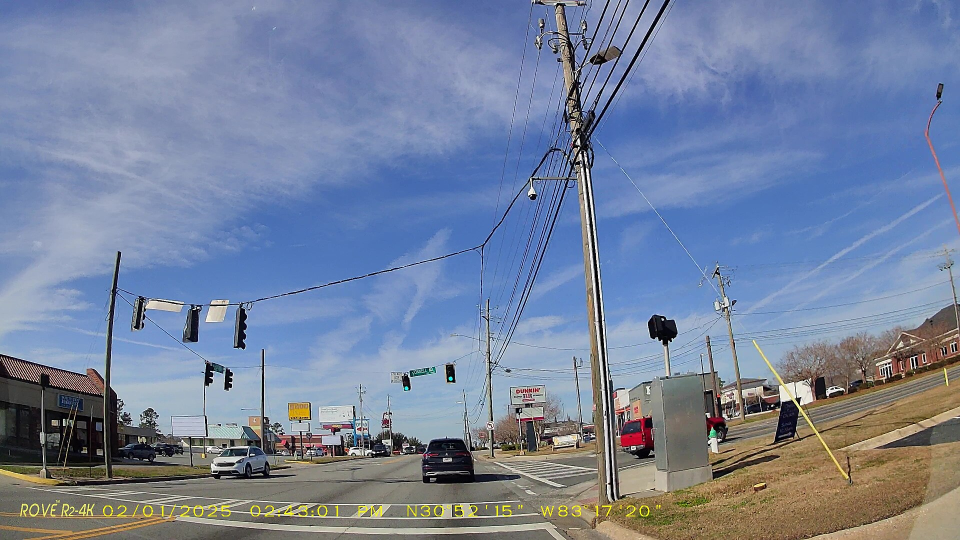
#> input picture datos_compartidos/calle_ashley.jpg, 1920 x 1080 px (shown at 1/2 size)
$ python experimentos.py
#> lines starting #> are read from the running program, lines starting #| are printed output that depends on the picture
### herramientas/puntos.py
"""Evaluación de detectores y descriptores de puntos clave con una transformación conocida.

Como no se dispone de pares de fotos reales con verdad de terreno, se generan vistas sintéticas de una foto real:
una rotación pura de la cámara (yaw, pitch, roll) equivale a una homografía H = K·R·K⁻¹ (sin paralaje), y se añaden
cambios fotométricos (brillo, gamma, ruido). Como H es exacta, se puede medir la repetibilidad del detector y la
corrección de cada correspondencia.
"""
import time

import cv2
import numpy as np


def matriz_K(ancho, alto, foco):
    return np.array([[foco, 0, ancho / 2], [0, foco, alto / 2], [0, 0, 1]], np.float64)


def rotacion(yaw=0.0, pitch=0.0, roll=0.0):
    y, p, r = np.radians([yaw, pitch, roll])
    Ry = np.array([[np.cos(y), 0, np.sin(y)], [0, 1, 0], [-np.sin(y), 0, np.cos(y)]])
    Rx = np.array([[1, 0, 0], [0, np.cos(p), -np.sin(p)], [0, np.sin(p), np.cos(p)]])
    Rz = np.array([[np.cos(r), -np.sin(r), 0], [np.sin(r), np.cos(r), 0], [0, 0, 1]])
    return Rz @ Ry @ Rx


def homografia_rotacion(ancho, alto, foco, yaw=0.0, pitch=0.0, roll=0.0, escala=1.0):
    K = matriz_K(ancho, alto, foco)
    S = np.diag([escala, escala, 1.0])
    S[0, 2] = (1 - escala) * ancho / 2
    S[1, 2] = (1 - escala) * alto / 2
    return S @ K @ rotacion(yaw, pitch, roll) @ np.linalg.inv(K)

# [19 lines left out: function homografia_plano, not called in this run]


def vista(img, H, tam=None, brillo=1.0, offset=0.0, gamma=1.0, ruido=0.0, desenfoque=0.0, semilla=0):
    """Aplica la homografía H y luego cambios fotométricos: g = clip(brillo·f^gamma·255 + offset) + ruido."""
    h, w = img.shape[:2]
    tam = tam or (w, h)
    out = cv2.warpPerspective(img, H, tam, flags=cv2.INTER_LINEAR, borderMode=cv2.BORDER_CONSTANT)
    f = out.astype(np.float32) / 255.0
    f = np.clip(brillo * (f ** gamma) * 255.0 + offset, 0, 255)
    if desenfoque > 0:
        f = cv2.GaussianBlur(f, (0, 0), desenfoque)
    if ruido > 0:
        f = f + np.random.default_rng(semilla).normal(0, ruido, f.shape)
    return np.clip(f, 0, 255).astype(np.uint8)


# ---------------------------------------------------------------- detectores y descriptores
def gris(img):
    return img if img.ndim == 2 else cv2.cvtColor(img, cv2.COLOR_BGR2GRAY)


def detectar_harris(g, n=1500, bloque=3, apertura=3, k=0.04, distancia=6):
    """Esquinas de Harris con supresión de no máximos; devuelve KeyPoints (size=1) ordenados por respuesta."""
    R = cv2.cornerHarris(np.float32(g), bloque, apertura, k)
    dil = cv2.dilate(R, np.ones((2 * distancia + 1, 2 * distancia + 1), np.uint8))
    ys, xs = np.nonzero((R == dil) & (R > 0.01 * R.max()))
    orden = np.argsort(-R[ys, xs])[:n]
    return [cv2.KeyPoint(float(xs[i]), float(ys[i]), 16, -1, float(R[ys[i], xs[i]])) for i in orden]


def descriptor_parche(g, kps, lado=17):
    """Descriptor de parche normalizado (media 0, norma 1): el emparejamiento «con Harris por sí solo»."""
    r = lado // 2
    gp = np.pad(g.astype(np.float32), r, mode="reflect")
    keep, desc = [], []
    for kp in kps:
        x, y = int(round(kp.pt[0])), int(round(kp.pt[1]))
        p = gp[y:y + lado, x:x + lado].ravel()
        p = p - p.mean()
        n = np.linalg.norm(p)
        if n > 1e-3:
            keep.append(kp); desc.append(p / n)
    return keep, (np.array(desc, np.float32) if desc else np.zeros((0, lado * lado), np.float32))


def detectar(g, metodo, n=1500):
    """Devuelve (keypoints, descriptores, norma) para 'harris', 'orb' o 'sift'."""
    if metodo == "harris":
        kps, d = descriptor_parche(g, detectar_harris(g, n))
        return kps, d, cv2.NORM_L2
    if metodo == "orb":
        kps, d = cv2.ORB_create(nfeatures=n).detectAndCompute(g, None)
        return kps, d, cv2.NORM_HAMMING
    if metodo == "sift":
        kps, d = cv2.SIFT_create(nfeatures=n).detectAndCompute(g, None)
        return kps, d, cv2.NORM_L2
    raise ValueError(metodo)


def emparejar(d1, d2, norma, ratio=0.8):
    """Correspondencias con prueba de razón de Lowe."""
    if d1 is None or d2 is None or len(d1) < 2 or len(d2) < 2:
        return []
    m = cv2.BFMatcher(norma).knnMatch(d1, d2, k=2)
    return [a for a, b in (x for x in m if len(x) == 2) if a.distance < ratio * b.distance]


def proyectar(pts, H):
    p = np.hstack([np.asarray(pts, np.float64).reshape(-1, 2), np.ones((len(pts), 1))]) @ H.T
    return p[:, :2] / p[:, 2:3]


def repetibilidad(kps1, kps2, H, forma2, tol=3.0):
    """Fracción de puntos de la imagen 1 que, proyectados con la verdad H, caen dentro de la imagen 2 y a ≤ tol px de un punto detectado allí."""
    if not kps1 or not kps2:
        return 0.0, 0
    p1 = proyectar([k.pt for k in kps1], H)
    h, w = forma2[:2]
    dentro = (p1[:, 0] >= 0) & (p1[:, 0] < w) & (p1[:, 1] >= 0) & (p1[:, 1] < h)
    if not dentro.any():
        return 0.0, 0
    p2 = np.array([k.pt for k in kps2])
    d = np.linalg.norm(p1[dentro][:, None, :] - p2[None, :, :], axis=2).min(axis=1)
    return float((d <= tol).mean()), int(dentro.sum())


def evaluar(img1, img2, H, metodo, n=1500, ratio=0.8, tol=3.0):
    """Detecta, describe, empareja y compara con la verdad H. Devuelve un diccionario de métricas."""
    g1, g2 = gris(img1), gris(img2)
    t0 = time.perf_counter()
    k1, d1, norma = detectar(g1, metodo, n)
    k2, d2, _ = detectar(g2, metodo, n)
    t_det = time.perf_counter() - t0
    t0 = time.perf_counter()
    m = emparejar(d1, d2, norma, ratio)
    t_emp = time.perf_counter() - t0
    rep, visibles = repetibilidad(k1, k2, H, g2.shape, tol)
    out = {"metodo": metodo, "kp1": len(k1), "kp2": len(k2), "repetibilidad": rep, "matches": len(m), "correctos": 0, "precision": 0.0,
           "inliers_ransac": 0, "error_H_px": float("nan"), "t_deteccion_ms": t_det * 1000, "t_matching_ms": t_emp * 1000}
    if m:
        p1 = np.float32([k1[a.queryIdx].pt for a in m]); p2 = np.float32([k2[a.trainIdx].pt for a in m])
        err = np.linalg.norm(proyectar(p1, H) - p2, axis=1)
        out["correctos"] = int((err <= tol).sum()); out["precision"] = float((err <= tol).mean())
        if len(m) >= 4:
            Hest, mask = cv2.findHomography(p1, p2, cv2.RANSAC, tol)
            if Hest is not None:
                out["inliers_ransac"] = int(mask.sum())
                h, w = g1.shape
                esq = np.array([[0, 0], [w, 0], [w, h], [0, h]], np.float64)
                out["error_H_px"] = float(np.linalg.norm(proyectar(esq, Hest) - proyectar(esq, H), axis=1).mean())
    return out, (k1, k2, m)


def dibujar_matches(img1, k1, img2, k2, matches, H=None, tol=3.0, max_n=80):
    """Verde = correspondencia correcta según la verdad H; rojo = errónea."""
    h1, w1 = img1.shape[:2]; h2, w2 = img2.shape[:2]
    lienzo = np.zeros((max(h1, h2), w1 + w2, 3), np.uint8)
    lienzo[:h1, :w1] = img1 if img1.ndim == 3 else cv2.cvtColor(img1, cv2.COLOR_GRAY2BGR)
    lienzo[:h2, w1:] = img2 if img2.ndim == 3 else cv2.cvtColor(img2, cv2.COLOR_GRAY2BGR)
    ms = sorted(matches, key=lambda m: m.distance)[:max_n]
    for m in ms:
        p1 = np.array(k1[m.queryIdx].pt); p2 = np.array(k2[m.trainIdx].pt)
        ok = True if H is None else np.linalg.norm(proyectar([p1], H)[0] - p2) <= tol
        col = (60, 220, 60) if ok else (60, 60, 240)
        cv2.line(lienzo, tuple(int(v) for v in p1), (int(p2[0] + w1), int(p2[1])), col, 1, cv2.LINE_AA)
        cv2.circle(lienzo, tuple(int(v) for v in p1), 3, col, -1); cv2.circle(lienzo, (int(p2[0] + w1), int(p2[1])), 3, col, -1)
    return lienzo

### actividades/13-relaciona-street-view-keypoints/experimentos.py
"""Keypoints y matching entre dos vistas consecutivas de una calle (idea de Google Street View).

Google Street View no se usa (sus imágenes tienen derechos y condiciones que no permiten descargarlas ni procesarlas de forma automática):
se emplea una fotografía de calle CC0 y una segunda vista con un ligero cambio de perspectiva de verdad conocida.
    python experimentos.py -> figuras/, resultados.json, datos/
"""
import json
import sys
from pathlib import Path

import cv2
import matplotlib

matplotlib.use("Agg")
import matplotlib.pyplot as plt
import numpy as np

AQUI = Path(__file__).resolve().parent
RAIZ = AQUI.parent.parent
sys.path.insert(0, str(RAIZ))
try:
    from herramientas import puntos as P  # noqa: E402
except ImportError:            # dentro del zip de entrega, puntos.py está junto al script
    import puntos as P

FIG, DAT = AQUI / "figuras", AQUI / "datos"
FIG.mkdir(exist_ok=True); DAT.mkdir(exist_ok=True)
plt.rcParams.update({"font.size": 9, "axes.titlesize": 9.5})
METODOS = ["harris", "orb", "sift"]
NOMBRE = {"harris": "Harris + parche", "orb": "ORB", "sift": "SIFT"}
RES = {}


def main():
    esc = cv2.resize(cv2.imread(str(RAIZ / "datos_compartidos" / "calle_ashley.jpg")), (1280, 720), interpolation=cv2.INTER_AREA)
    esc = esc[:660]          # se descarta la franja inferior: fecha y ubicación impresas por la dashcam (no forman parte de la escena)
#> esc: shape (660, 1280, 3)
    h, w = esc.shape[:2]
    FOCO = 900
    H = P.homografia_rotacion(w, h, FOCO, yaw=7, pitch=-2, roll=1.5)
    v2 = P.vista(esc, H, brillo=0.95, ruido=2)
    cv2.imwrite(str(DAT / "vista_1.jpg"), esc, [cv2.IMWRITE_JPEG_QUALITY, 95]); cv2.imwrite(str(DAT / "vista_2.jpg"), v2, [cv2.IMWRITE_JPEG_QUALITY, 95])

    # ---- fig1: las dos vistas
    fig, ax = plt.subplots(1, 2, figsize=(15, 4.6))
    ax[0].imshow(cv2.cvtColor(esc, cv2.COLOR_BGR2RGB)); ax[0].set_title("Vista 1 (foto: M. Rivera, CC0)")
    ax[1].imshow(cv2.cvtColor(v2, cv2.COLOR_BGR2RGB)); ax[1].set_title("Vista 2: giro de la cámara de 7° (yaw), −2° (pitch) y 1.5° (roll)")
    for a in ax: a.axis("off")
    fig.tight_layout(); fig.savefig(FIG / "fig1_vistas.png", dpi=140); plt.close(fig)

    # ---- evaluación de los tres métodos
    salidas = {}
    for m in METODOS:
        r, (k1, k2, ms) = P.evaluar(esc, v2, H, m, n=2000, ratio=0.8)
        salidas[m] = (r, k1, k2, ms)
        RES[m] = {k: (round(v, 3) if isinstance(v, float) else v) for k, v in r.items()}
#> this loop made 3 passes
#> (norma in evaluar, rep in evaluar, visibles in evaluar, ms) on passes 2 to 3: (6, 0.783, 1911, 902 matches), (4, 0.738, 1326, 841 matches)
#> pass 1, in detectar_harris, `R = cv2.cornerHarris(np.float32(g), bloque, apertura, k)`:
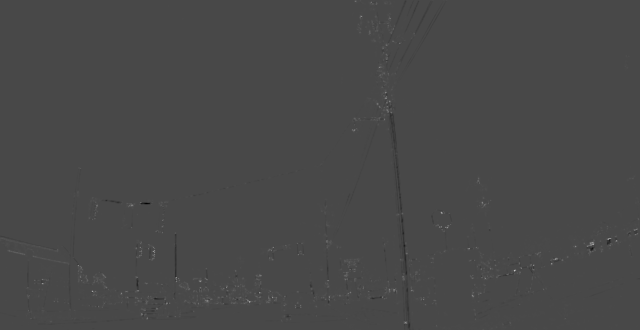
#> R: shape (660, 1280) float32 (shown at 1/2 size); min -114900200, max 286887904, mean 70211.4; drawn with min black and max white
#> pass 1, in detectar_harris, `dil = cv2.dilate(R, np.ones((2 * distancia + 1, 2 * distancia + 1), np..`:
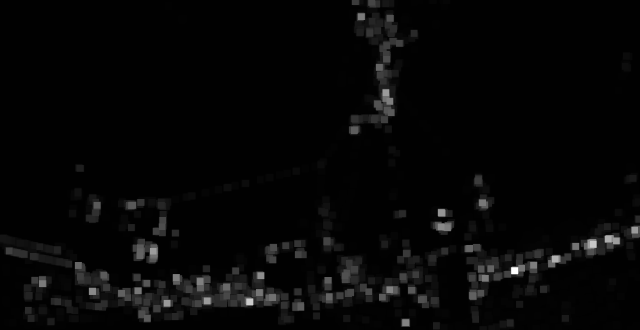
#> dil: shape (660, 1280) float32 (shown at 1/2 size); min -2148356.5, max 286887904, mean 6201313.5; drawn with min black and max white
#> after the loop, RES = 3 items; salidas = 3 items

    # ---- fig2: keypoints y mapa de dónde caen (SIFT) + calidad por región
    k1 = salidas["sift"][1]
    ms = salidas["sift"][3]
    filas, cols = 4, 6
    dens = np.zeros((filas, cols)); ok = np.zeros((filas, cols)); mal = np.zeros((filas, cols))
    for k in k1:
        dens[min(int(k.pt[1] / h * filas), filas - 1), min(int(k.pt[0] / w * cols), cols - 1)] += 1
#> this loop made 1750 passes
#> k on passes 1 to 3: keypoint at (3.5, 474.4), size 2.5, keypoint at (7.4, 475.2), size 2.4, keypoint at (8.2, 484.5), size 6.4
#> after the loop, dens = [[0, 0, 0, 118, 3, 6], [2, 1, 0, 88, 0, 1], [53, 40, 9, 55, 52, 111], [188, 187, 167, 191, 260, 218]]
    k2 = salidas["sift"][2]
    for mt in ms:
        p1 = np.array(k1[mt.queryIdx].pt); p2 = np.array(k2[mt.trainIdx].pt)
        bien = np.linalg.norm(P.proyectar([p1], H)[0] - p2) <= 3.0
        (ok if bien else mal)[min(int(p1[1] / h * filas), filas - 1), min(int(p1[0] / w * cols), cols - 1)] += 1
#> this loop made 841 passes
#> (p1, p2, p in proyectar, bien) on passes 1 to 3: ([11.48, 506.4], [154, 511.3], [[164.7, 547.3, 1.07]], True), ([12.06, 537.6], [152.8, 540.7], [[163.5, 578.1, 1.07]], True), ([17.91, 546.5], [157.6, 549.5], [[168.3, 586.8, 1.07]], True)
    RES["regiones_sift"] = {"filas": filas, "cols": cols, "keypoints": dens.astype(int).tolist(), "correctos": ok.astype(int).tolist(), "erroneos": mal.astype(int).tolist()}

    fig, ax = plt.subplots(1, 3, figsize=(17, 4.6))
    vis = esc.copy()
    for k in k1[:800]: cv2.circle(vis, (int(k.pt[0]), int(k.pt[1])), 3, (0, 220, 255), -1)
#> this loop made 800 passes
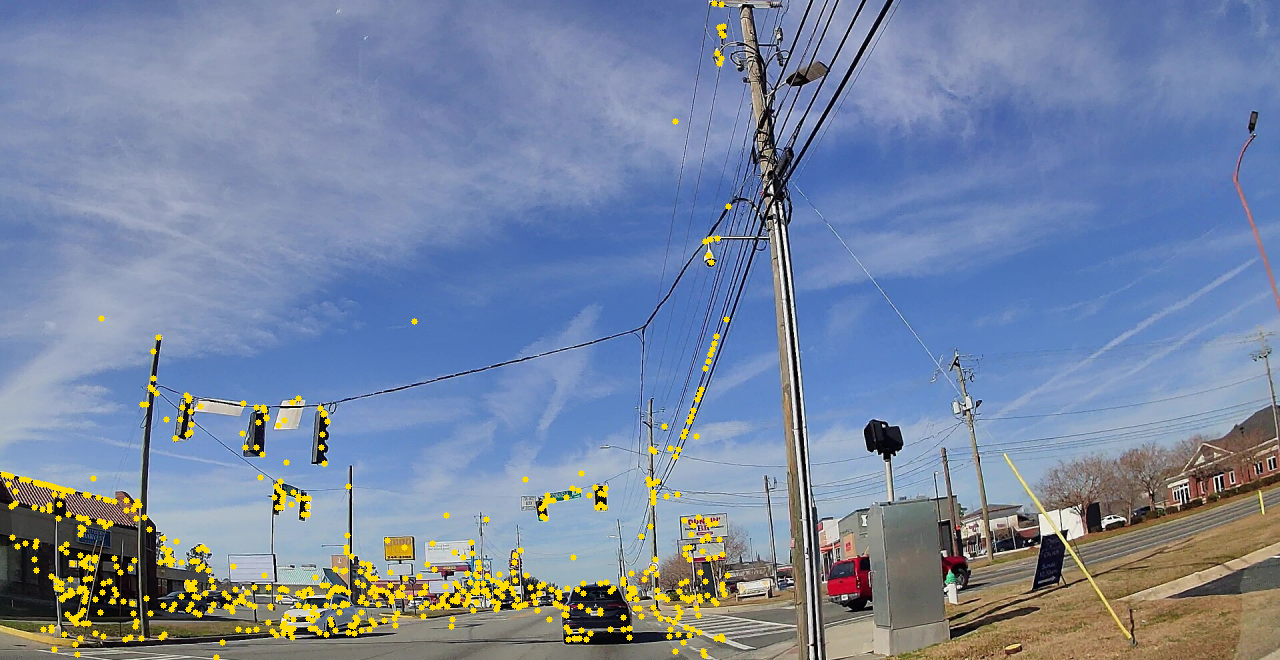
#> vis: shape (660, 1280, 3); mean B, G, R 160.8, 134.4, 119.4
    ax[0].imshow(cv2.cvtColor(vis, cv2.COLOR_BGR2RGB)); ax[0].set_title(f"{len(k1)} keypoints SIFT (se dibujan 800)")
    for a, mat, t, cm in ((ax[1], dens, "Keypoints SIFT por región", "viridis"), (ax[2], mal, "Correspondencias erróneas por región (SIFT)", "Reds")):
        a.imshow(cv2.cvtColor(esc, cv2.COLOR_BGR2RGB), alpha=0.35)
        im = a.imshow(mat, cmap=cm, alpha=0.65, extent=(0, w, h, 0), aspect="auto")
        for i in range(filas):
            for j in range(cols): a.text((j + .5) * w / cols, (i + .5) * h / filas, int(mat[i, j]), ha="center", va="center", color="white" if cm == "viridis" else "black", fontsize=8)
        a.set_title(t)
#> this loop made 2 passes
#> (t, cm) on pass 1: ('Keypoints SIFT por región', 'viridis')
    for a in ax: a.axis("off")
    fig.tight_layout(); fig.savefig(FIG / "fig2_keypoints_regiones.png", dpi=140); plt.close(fig)
#> after `fig.tight_layout()`:
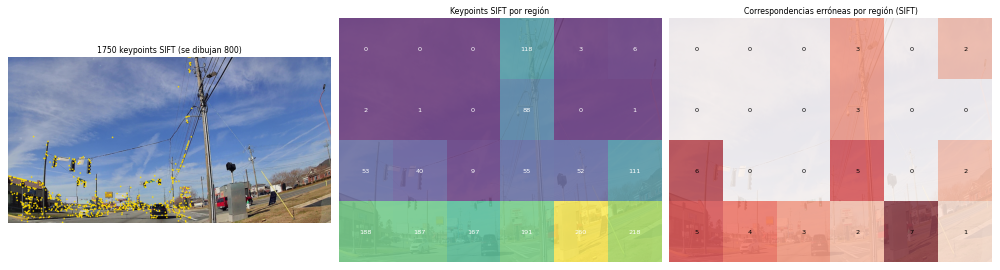
#> figure drawn by matplotlib, 3 panels

    # ---- fig3: correspondencias
    fig, ax = plt.subplots(3, 1, figsize=(15, 13.2))
    for a, m in zip(ax, METODOS):
        r, kk1, kk2, mm = salidas[m]
        a.imshow(cv2.cvtColor(P.dibujar_matches(esc, kk1, v2, kk2, mm, H, max_n=70), cv2.COLOR_BGR2RGB)); a.axis("off")
        a.set_title(f"{NOMBRE[m]}: {r['correctos']} correctas de {r['matches']} ({r['precision']*100:.1f} %), {r['inliers_ransac']} inliers RANSAC; se muestran las 70 mejores")
#> this loop made 3 passes
#> mm on passes 1 to 3: 290 matches, 902 matches, 841 matches
    fig.tight_layout(); fig.savefig(FIG / "fig3_correspondencias.png", dpi=130); plt.close(fig)
#> after `fig.tight_layout()`:
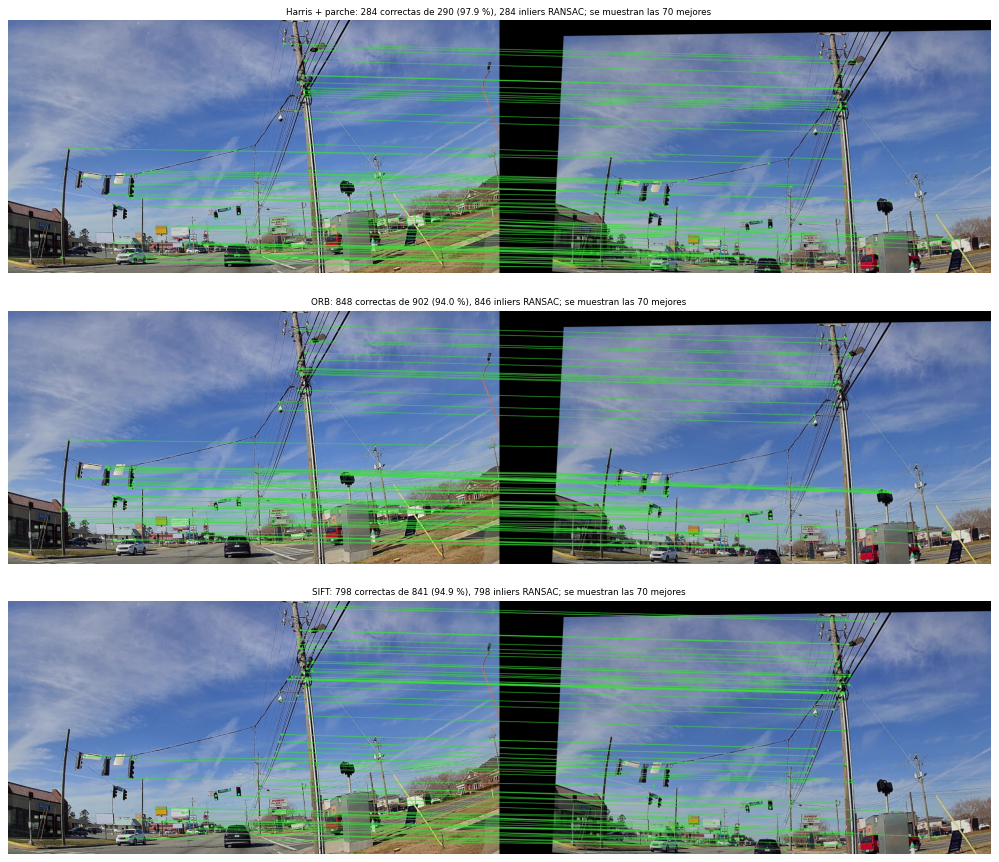
#> figure drawn by matplotlib, 3 panels

    # ---- barrido del cambio de perspectiva (giro yaw creciente)
    yaws = [2, 5, 10, 15, 20, 30, 40]
    barrido = {m: [] for m in METODOS}
    for y in yaws:
        Hy = P.homografia_rotacion(w, h, FOCO, yaw=y)
        vy = P.vista(esc, Hy, brillo=0.95, ruido=2)
        for m in METODOS:
            r, _ = P.evaluar(esc, vy, Hy, m, n=2000, ratio=0.8)
            barrido[m].append({"yaw": y, "correctos": r["correctos"], "matches": r["matches"], "precision": round(r["precision"], 3),
                               "repetibilidad": round(r["repetibilidad"], 3)})
#> this loop made 7 passes
#> pass 1, in vista (call 2), `out = cv2.warpPerspective(img, H, tam, flags=cv2.INTER_LINEAR, borderM..`:
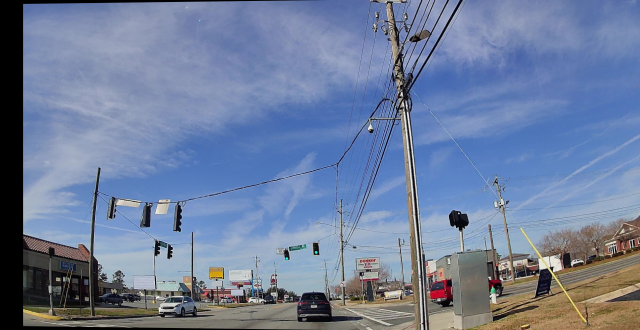
#> out: shape (660, 1280, 3) (shown at 1/2 size); mean B, G, R 156.8, 126.5, 111
    RES["barrido_yaw"] = barrido
    fig, ax = plt.subplots(1, 3, figsize=(16, 3.9))
    for m in METODOS:
        ax[0].plot(yaws, [b["correctos"] for b in barrido[m]], "o-", label=NOMBRE[m])
        ax[1].plot(yaws, [b["precision"] * 100 for b in barrido[m]], "o-", label=NOMBRE[m])
        ax[2].plot(yaws, [b["repetibilidad"] * 100 for b in barrido[m]], "o-", label=NOMBRE[m])
    for a, t, yl in zip(ax, ("Correspondencias correctas", "Precisión de las correspondencias (%)", "Repetibilidad del detector (%)"), ("número", "%", "%")):
        a.set_title(t); a.set_xlabel("giro de la cámara (yaw, grados)"); a.set_ylabel(yl); a.grid(alpha=.3); a.legend()
    fig.tight_layout(); fig.savefig(FIG / "fig4_cambio_perspectiva.png", dpi=140); plt.close(fig)
#> after `fig.tight_layout()`:
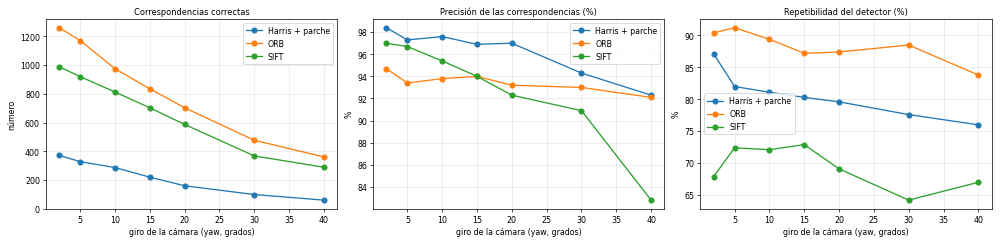
#> figure drawn by matplotlib, 3 panels

    (AQUI / "resultados.json").write_text(json.dumps(RES, indent=2, ensure_ascii=False), encoding="utf-8")
    print(json.dumps({k: RES[k] for k in METODOS}, indent=1, ensure_ascii=False))
#> (printed output is left out)
    print(json.dumps(RES["barrido_yaw"], ensure_ascii=False))
#> (printed output is left out)
    print("keypoints:\n", dens.astype(int), "\nerróneos:\n", mal.astype(int), "\ncorrectos:\n", ok.astype(int))
#> (printed output is left out)


if __name__ == "__main__":
    main()
